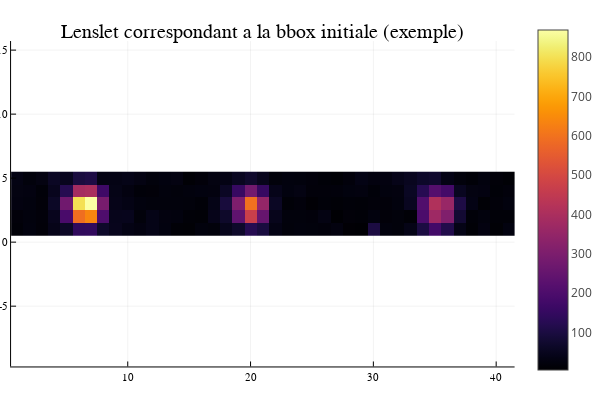

The cell this chart's notebook holds for it:
### Markdown cell above
### Exemple

### Code cell
#Bbox of the lenslet: box autour d'un set de 3 gaussiennes
bbox = BoundingBox(xmin=1012, ymin=1048, xmax=1018, ymax=1092);
a0 = [300.0 , 400.0, 500.0];
fwhm0 = [2.0, 2.0 , 2.0];
#affichage d'un exemple de trois gaussiennes avec la bbox sur les donnees reelles:
exemple = FITS("/home/user/stage/HR_4796-HD_95086/IFS_calib_wave_corrected.fits")
data= read(exemple[1]);
exempleData = data[1013:1017 , 1050:1090]
heatmap(exempleData, title = "Lenslet correspondant a la bbox initiale (exemple)", aspect_ratio = 1)

### Figure 1 — Plotly figure (JSON) as saved in the notebook; plotly's stock layout.template omitted (floating-point values rounded to 4 significant figures; data arrays with more than 128 entries replaced by an {"elided": "..."} marker saying what was removed)
{"data": [{"colorbar": {"title": ""}, "colorscale": {"elided": "256x2 mixed values"}, "hoverinfo": "none", "name": "y1", "showlegend": false, "showscale": true, "type": "heatmap", "x": [0.5, 1.5, 2.5, 3.5, 4.5, 5.5, 6.5, 7.5, 8.5, 9.5, 10.5, 11.5, 12.5, 13.5, 14.5, 15.5, 16.5, 17.5, 18.5, 19.5, 20.5, 21.5, 22.5, 23.5, 24.5, 25.5, 26.5, 27.5, 28.5, 29.5, 30.5, 31.5, 32.5, 33.5, 34.5, 35.5, 36.5, 37.5, 38.5, 39.5, 40.5, 41.5], "xaxis": "x", "y": [0.5, 1.5, 2.5, 3.5, 4.5, 5.5], "yaxis": "y", "z": {"elided": "5x41 float values"}, "zmax": 869.0, "zmin": 5.083}], "layout": {"annotations": [{"font": {"color": "rgba(0, 0, 0, 1.000)", "family": "sans-serif", "size": 20}, "rotation": 0, "showarrow": false, "text": "Lenslet correspondant a la bbox initiale (exemple)", "x": 0.5074, "xanchor": "center", "xref": "paper", "y": 1, "yanchor": "top", "yref": "paper"}], "height": 400, "legend": {"bgcolor": "rgba(255, 255, 255, 1.000)", "bordercolor": "rgba(0, 0, 0, 1.000)", "borderwidth": 1, "font": {"color": "rgba(0, 0, 0, 1.000)", "family": "sans-serif", "size": 11}, "title": {"font": {"color": "rgba(0, 0, 0, 1.000)", "family": "sans-serif", "size": 15}, "text": ""}, "tracegroupgap": 0, "traceorder": "normal", "x": 1, "xanchor": "auto", "y": 1, "yanchor": "auto"}, "margin": {"b": 20, "l": 0, "r": 0, "t": 20}, "paper_bgcolor": "rgba(255, 255, 255, 1.000)", "plot_bgcolor": "rgba(255, 255, 255, 1.000)", "showlegend": true, "width": 600, "xaxis": {"anchor": "y", "domain": [0.02138, 0.9934], "gridcolor": "rgba(0, 0, 0, 0.100)", "gridwidth": 0.5, "linecolor": "rgba(0, 0, 0, 1.000)", "mirror": false, "range": [0.5, 41.5], "showgrid": true, "showline": true, "showticklabels": true, "tickangle": 0, "tickcolor": "rgb(0, 0, 0)", "tickfont": {"color": "rgba(0, 0, 0, 1.000)", "family": "sans-serif", "size": 11}, "tickmode": "array", "ticks": "inside", "ticktext": ["10", "20", "30", "40"], "tickvals": [10, 20, 30, 40], "title": "", "titlefont": {"color": "rgba(0, 0, 0, 1.000)", "family": "sans-serif", "size": 15}, "type": "-", "visible": true, "zeroline": false, "zerolinecolor": "rgba(0, 0, 0, 1.000)"}, "yaxis": {"anchor": "x", "domain": [0.03762, 0.9415], "gridcolor": "rgba(0, 0, 0, 0.100)", "gridwidth": 0.5, "linecolor": "rgba(0, 0, 0, 1.000)", "mirror": false, "range": [-9.709, 15.71], "showgrid": true, "showline": true, "showticklabels": true, "tickangle": 0, "tickcolor": "rgb(0, 0, 0)", "tickfont": {"color": "rgba(0, 0, 0, 1.000)", "family": "sans-serif", "size": 11}, "tickmode": "array", "ticks": "inside", "ticktext": ["−5", "0", "5", "10", "15"], "tickvals": [-5, 0, 5, 10, 15], "title": "", "titlefont": {"color": "rgba(0, 0, 0, 1.000)", "family": "sans-serif", "size": 15}, "type": "-", "visible": true, "zeroline": false, "zerolinecolor": "rgba(0, 0, 0, 1.000)"}}}
